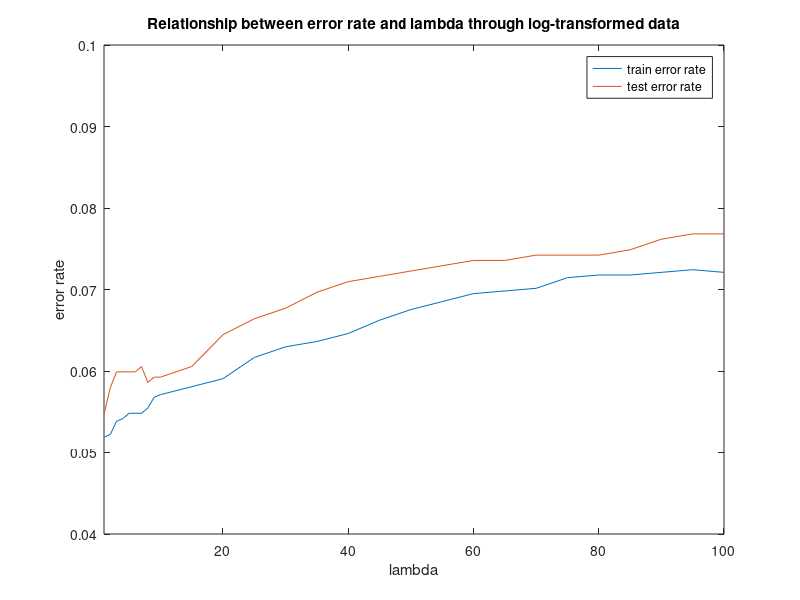

Recreate this plot in MATLAB.
clear all
clc
load('spamData');
%log-transform data
XlogTrain = log(Xtrain+0.1);
XlogTest = log(Xtest+0.1);
%insert one volume to the original data
Xtrain_first = ones(3065,1); 
Xtest_first = ones(1536,1);
%generate a 57*57 unit matrix to match the equation's matrix dimension
I = eye(57);
for lambda = [1:1:10,15:5:100]  %change lambda according to the CA1 requirement.
    if(lambda <= 10)
    i = lambda;
    else
        i = 8+lambda/5;
    end
    W0_first = 0;   %initate the first feature element to be 0
    mu_first = 1./(1+exp(-W0_first*Xtrain_first));  %using formula to iterate the first feature element (bias) for the first time
    S_first = diag(mu_first.*(1-mu_first));
    g_first = Xtrain_first'*(mu_first - ytrain);    %note: don't apply lambda to the bias
    H_first = Xtrain_first'*S_first*Xtrain_first;
    b = W0_first;   %store the previous W0_first element
    W0_first=b-inv(H_first)*g_first;    %iterate

    Wk = zeros(57,1);   %initate the first Wk from 1 to D(57) dimensions to be 0
    mu = 1./(1+exp(-Wk'*XlogTrain'));
    S = diag(mu.*(1-mu));
    g_reg = XlogTrain'*(mu' - ytrain) + lambda*Wk;  %apply lambda to iterate 
    H_reg = XlogTrain'*S*XlogTrain + lambda* I;
    a = Wk; %store the previous Wk
    Wk = a - inv(H_reg)*g_reg;    %iterate

    while(max(abs(W0_first-b)>0.01))    %set a theshold 0.01 to detect the last W0 in the iteration
    mu_first = 1./(1+exp(-W0_first*Xtrain_first));  %iterate without using lambda
    S_first = diag(mu_first.*(1-mu_first));
    g_first = Xtrain_first'*(mu_first - ytrain);
    H_first = Xtrain_first'*S_first*Xtrain_first;
    b = W0_first;
    W0_first=b-inv(H_first)*g_first;
    end

    while(max(abs(Wk-a)>0.01))  %set a theshold 0.01 to detect the last Wk in the iteration
    mu = 1./(1+exp(-Wk'*XlogTrain'));   %iterate using lambda
    S = diag(mu.*(1-mu));
    g_reg = XlogTrain'*(mu' - ytrain) + lambda*Wk;
    H_reg = XlogTrain'*S*XlogTrain + lambda* I;
    a = Wk;
    Wk = a - inv(H_reg)*g_reg;
    end
    %calculate train error rate 
    result_train = W0_first*Xtrain_first'+Wk'* XlogTrain';  %calculate log(P(Y=1|Xj)/P(Y=0|Xj))
    yactual_train(result_train > 0) = 1;    %classify 
    yactual_train(result_train <= 0) = 0;

    L_train = yactual_train' - ytrain;  %compare two ytrain matrices and count the different number
    train_error_count = 3065-sum(~L_train(:))+1;
    train_error_rate(i) = train_error_count/3065;

    %calculate test error rate 
    result_test = W0_first*Xtest_first'+Wk'* XlogTest';
    yactual_test(result_test > 0) = 1;
    yactual_test(result_test <= 0) = 0;

    L_test = yactual_test' - ytest;
    test_error_count = 1536-sum(~L_test(:))+1;
    test_error_rate(i) = test_error_count/1536;
end
%plot error rate with different lambda
plot([1:1:10,15:5:100],train_error_rate(1:28));
hold on
plot([1:1:10,15:5:100],test_error_rate(1:28));
axis([1 100 0.04 0.1])
title('Relationship between error rate and lambda through log-transformed data');
xlabel('lambda');
ylabel('error rate');
legend('train error rate','test error rate');
